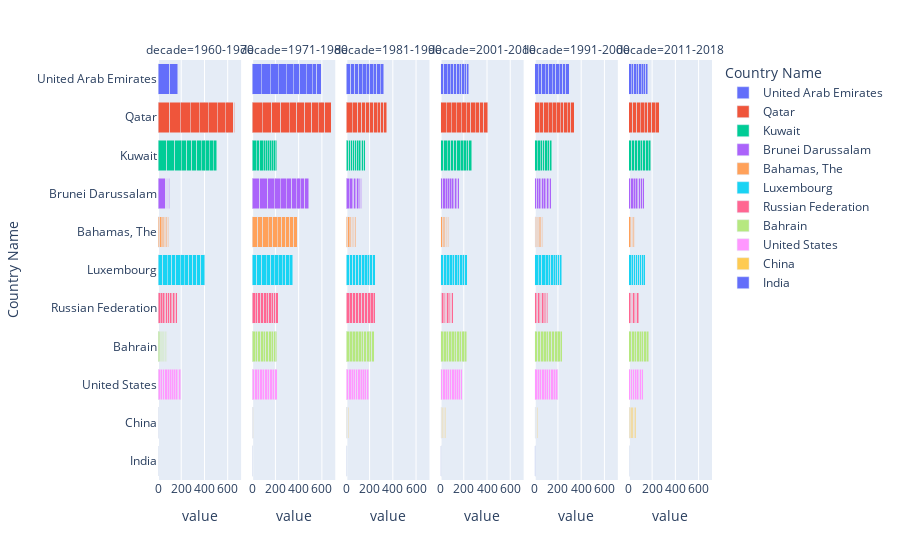

Source (notebook cell):
### Code cell
px.bar(data_frame=df2[df2['Country Name'].isin(country_col)].sort_values(by=['value'],ascending=False), x='value',y='Country Name', facet_col='decade', color='Country Name',barmode='stack' )
